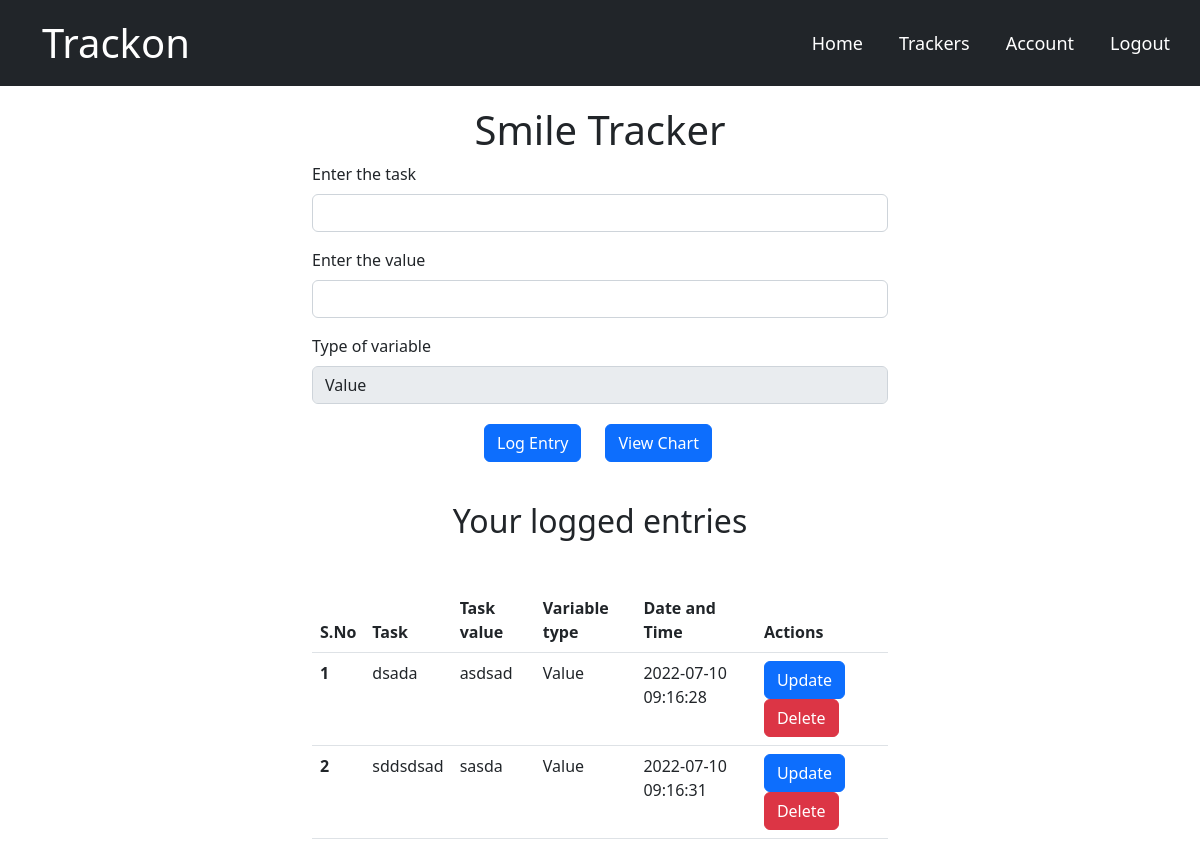
The app's page /log/3 (signed in) with its own data.
### main/models.py (models this page shows, shortened)
class Tracker(db.Model):
    sno = db.Column(db.Integer, primary_key=True)
    tracker_name = db.Column(db.String(300), nullable=False)
    task_value_type = db.Column(db.String(20), nullable=False)
    user_id = db.Column(db.Integer, db.ForeignKey('user.id'))
    logs = db.relationship('Inputaken', backref='tracker', lazy=True)

class Inputaken(db.Model):
    sno = db.Column(db.Integer, primary_key=True)
    task_title = db.Column(db.String(300), nullable=False)
    task_value = db.Column(db.Integer, nullable=False)
    task_date = db.Column(
        db.DateTime(timezone=True),default=func.now(), nullable=False)
    task_variable = db.Column(db.String(20), nullable=False)
    user_id = db.Column(db.Integer, db.ForeignKey('user.id'), nullable=False)
    tracker_id = db.Column(db.Integer, db.ForeignKey(
        'tracker.sno'), nullable=True)

### main/routes.py (the view, shortened to what this page needs)
@app.route("/log/<int:sno>", methods=['GET', 'POST'])
@login_required
def log(sno):
    task_table = Tracker.query.filter_by(sno=sno).first()
    outputpage = Inputaken.query.filter_by(
        tracker_id=sno, user_id=current_user.id).all()
    return render_template('log.html', task=task_table, outputpage=outputpage)

### main/models.py (called while the page is built)
@login_manager.user_loader
def load_user(user_id):
    return User.query.get(int(user_id))

### main/templates/log.html (shortened to what this page needs)
{% extends 'base.html' %} {% block content %}
<div class="container log-div">
  <div class="track_type log-heading">
    <h1>{{task.tracker_name}}</h1>
  </div>
  <form action="/log/{{task.sno}}" method="POST">
    <div class="mb-3">
      <label for="exampleInputEmail1" class="form-label"
        >Enter the task </label>
      <input type="text" class="form-control" name="title" id="text-title" />
    </div>
    <div class="mb-3">
      <label for="exampleInputPassword1" class="form-label"
        >Enter the value</label
      >
      <input
        type="text"
        class="form-control"
        name="value"
        id="exampleInputPassword1"
      />
    </div>
    <label for="inputState" class="form-label">Type of variable</label>
    <input
      type="text"
      disabled="true"
      class="form-control"
      value="{{task.task_value_type}}"
    />
    <div class="log-btn-group">
      <button type="submit" class="btn btn-primary">Log Entry</button>
      <a href="/log/dashboard/{{task.sno}}" class="btn btn-primary mx-4">View Chart</a>
    </div>
  </form>
  <div class="log-entry-heading"><h2>Your logged entries</h2></div>
  {% if outputpage|length == 0 %}
  <div class="alert alert-dark" role="alert">
    No Task details found. Add your first task now!
  </div>
  {% else %}
  <table class="table">
    <thead>
      <tr>
        <th scope="col">S.No</th>
        <th scope="col">Task</th>
        <th scope="col">Task value</th>
        <th scope="col">Variable type</th>
        <th scope="col">Date and Time</th>
        <th scope="col">Actions</th>
      </tr>
    </thead>
    <tbody>
      {% for inpt in outputpage %}
      <tr>
        <th scope="row">{{loop.index}}</th>
        <td>{{inpt.task_title}}</td>
        <td>{{inpt.task_value}}</td>
        <td>{{inpt.task_variable}}</td>
        <td>{{inpt.task_date}}</td>
        <td>
          <div class="entry-btn-group">
            <a
              href="/log/update/{{inpt.sno}}"
              type="button"
              class="btn btn-primary"
              >Update</a
            >
            <a
              href="/log/delete/{{inpt.sno}}"
              type="button"
              class="btn btn-danger"
              >Delete</a
            >
          </div>
        </td>
      </tr>
      {% endfor %}
    </tbody>
  </table>
  {% endif %}
</div>
{% endblock content %}

### main/static/main.css (style rules this page uses)
.log-div { width: 50%; }
.log-heading { text-align: center; padding-top: 20px; }
.log-btn-group { display: flex; justify-content: center; align-items: center; padding-top: 20px; }
.log-btn-group button { margin-left: 20px; }
.log-entry-heading { display: flex; justify-content: center; padding: 40px 0px; }
.entry-btn-group { display: flex; justify-content: space-between; align-items: center; flex-wrap: wrap; }

### records on screen
Tracker: tracker_name "Smile Tracker", task_value_type "Value"
Inputaken: task_title "dsada", task_value "asdsad", task_variable "Value", task_date "2022-07-10 09:16:28"
Inputaken: task_title "sddsdsad", task_value "sasda", task_variable "Value", task_date "2022-07-10 09:16:31"
